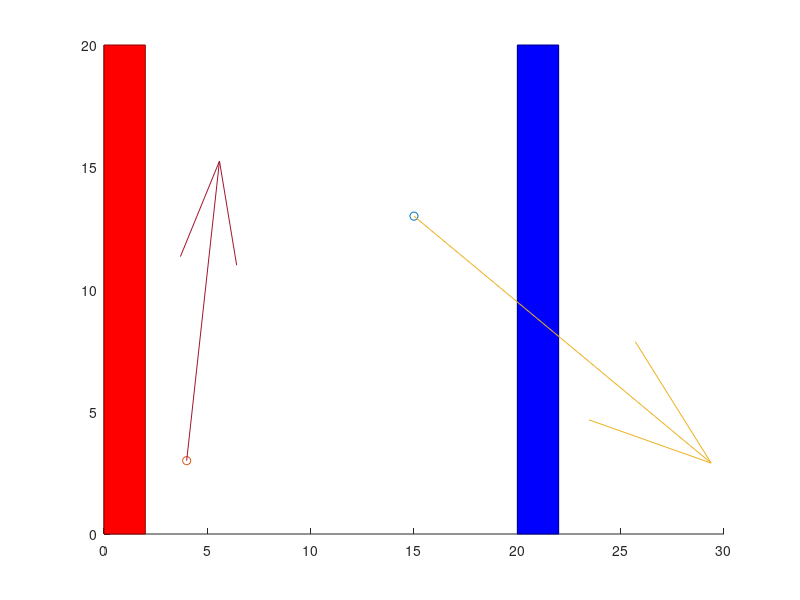

Here is the MATLAB script that generated this plot:
% Situacion Problema

%Definiendo los puntos del campo eléctrico y la carga

%1
x1 = 2;
y1 = 10;
x2 = 15;
y2 = 13;

q = 0.00000009;
ke = 8990000000;

dx = (x2-x1);
dy = (y2-y1);
r = sqrt(dx^2 + dy^2);

%Componentes

dex = (ke*(q)/(r^3))*dx;        %Campo eléctrico en x
dey = ke*(q*dy)/(r^3);          %Campoo eléctrico en y

%2
x1b = 15;
y1b = 10;
x2b = 20;
y2b = 13;

dxb = (x2b-x1b);
dyb = (y2b-y1b);
rb = sqrt(dxb^2 + dyb^2);

dexb = (ke*(-q)/(rb^3))*dxb;        
deyb = ke*(-q*dyb)/(rb^3); 

% 3

x1c = 2;
y1c = 3;
x2c = 4;
y2c = 10;

dxc = (x2c-x1c);
dyc = (y2c-y1c);
rc = sqrt(dxc^2 + dyc^2);

dexc = (ke*(q)/(rc^3))*dxc;     
deyc = ke*(q*dyc)/(rc^3);

% 4

x1d = 4;
y1d = 3;
x2d = 20;
y2d = 10;

dxd = (x2d-x1d);
dyd = (y2d-y1d);
rd = sqrt(dxd^2 + dyd^2);

dexd = (ke*(-q)/(rd^3))*dxd;         
deyd = ke*(-q*dyd)/(rd^3);

% Suma vectorial 1

det = dex+dexb;
dety = dey+deyb;

% Suma vectorial 2

det2 = dexc + dexd;
dety2 = deyc + deyd;

figure(1)

%Dibujando las placas
rectangle('Position',[0 0 2 20],'FaceColor','r','EdgeColor','#8B0000')        % Primera placa
rectangle('Position',[20 0 2 20],'FaceColor','b','EdgeColor','#00008B')     % Segunda placa
hold on


%Se grafican los puntos del campo
plot(x2,y2,"o")
hold on
plot(x1d,y1d,"o")
hold on

quiver(x2,y2,-det,dety)
quiver(x1d,y1d,det2,dety2)

